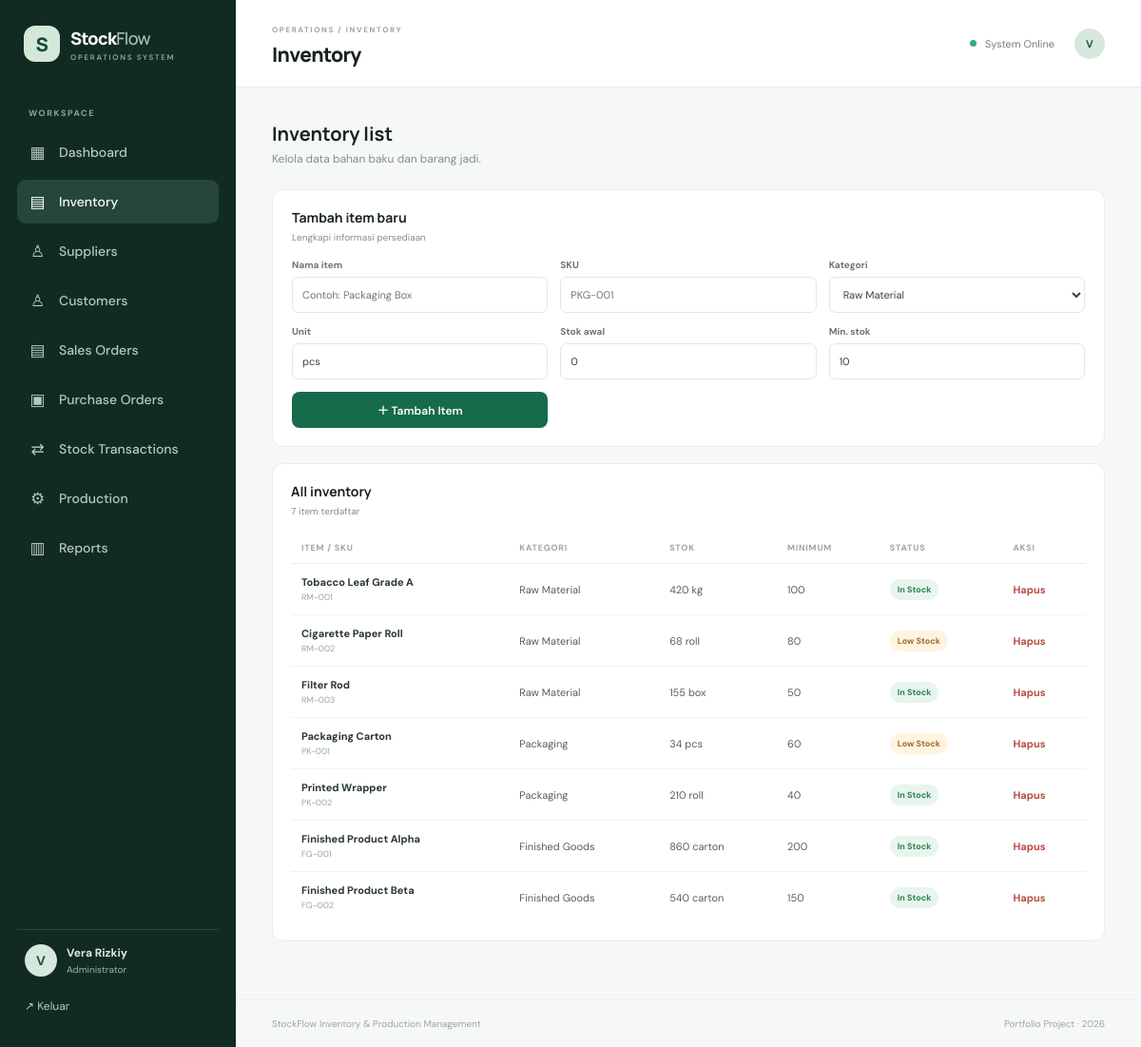
The app's page /inventory.php (signed in) with its own data.
### tables this page shows
CREATE TABLE items (
 id INT AUTO_INCREMENT PRIMARY KEY,
 name VARCHAR(150) NOT NULL,
 sku VARCHAR(50) NOT NULL UNIQUE,
 category VARCHAR(80) NOT NULL,
 unit VARCHAR(20) NOT NULL DEFAULT 'pcs',
 stock INT NOT NULL DEFAULT 0,
 min_stock INT NOT NULL DEFAULT 0,
 created_at TIMESTAMP DEFAULT CURRENT_TIMESTAMP
);

### inventory.php (the view, shortened to what this page needs)
<?php
require 'includes/auth.php'; require 'config/database.php';
$pageTitle='Inventory'; $message='';
$items=$pdo->query("SELECT * FROM items ORDER BY created_at DESC")->fetchAll();
require 'includes/header.php';
?>
<div class="page-intro"><div><h2>Inventory list</h2><p class="muted">Kelola data bahan baku dan barang jadi.</p></div></div>
<div class="panel form-panel"><div class="panel-head"><div><h3>Tambah item baru</h3><p>Lengkapi informasi persediaan</p></div></div><form method="post" class="inline-form">
<label>Nama item<input name="name" required placeholder="Contoh: Packaging Box"></label><label>SKU<input name="sku" required placeholder="PKG-001"></label><label>Kategori<select name="category"><option>Raw Material</option><option>Packaging</option><option>Finished Goods</option><option>Other</option></select></label><label>Unit<input name="unit" value="pcs" required></label><label>Stok awal<input type="number" name="stock" min="0" value="0" required></label><label>Min. stok<input type="number" name="min_stock" min="0" value="10" required></label><button class="btn primary">＋ Tambah Item</button></form></div>
<div class="panel"><div class="panel-head"><div><h3>All inventory</h3><p><?= count($items) ?> item terdaftar</p></div></div><div class="table-wrap"><table><thead><tr><th>Item / SKU</th><th>Kategori</th><th>Stok</th><th>Minimum</th><th>Status</th><th>Aksi</th></tr></thead><tbody><?php foreach($items as $i): ?><tr><td><b><?= htmlspecialchars($i['name']) ?></b><small class="subcell"><?= htmlspecialchars($i['sku']) ?></small></td><td><?= htmlspecialchars($i['category']) ?></td><td><?= number_format($i['stock']) ?> <?= htmlspecialchars($i['unit']) ?></td><td><?= number_format($i['min_stock']) ?></td><td><span class="badge <?= $i['stock']<=$i['min_stock']?'warning':'success' ?>"><?= $i['stock']<=$i['min_stock']?'Low Stock':'In Stock' ?></span></td><td><a class="text-link danger-text" href="?delete=<?= $i['id'] ?>" onclick="return confirm('Hapus item ini?')">Hapus</a></td></tr><?php endforeach; ?></tbody></table></div></div>
<?php require 'includes/footer.php'; ?>

### includes/header.php (shortened to what this page needs)
<?php
$pageTitle = $pageTitle ?? 'Dashboard';
$current = basename($_SERVER['PHP_SELF']);
?>
<!DOCTYPE html>
<html lang="id">
<head>
<link rel="stylesheet" href="assets/style.css">
</head>
<body>
<div class="app-shell">
<aside class="sidebar">
  <a class="brand" href="index.php"><span class="brand-mark">S</span><span>Stock<span class="brand-light">Flow</span><small>OPERATIONS SYSTEM</small></span></a>
  <div class="nav-label">WORKSPACE</div>
  <nav>
    <a class="<?= $current==='index.php'?'active':'' ?>" href="index.php"><span>▦</span> Dashboard</a>
    <a class="<?= $current==='inventory.php'?'active':'' ?>" href="inventory.php"><span>▤</span> Inventory</a>
    <a class="<?= $current==='suppliers.php'?'active':'' ?>" href="suppliers.php"><span>♙</span> Suppliers</a>
    <a class="<?= $current==='customers.php'?'active':'' ?>" href="customers.php"><span>♙</span> Customers</a>
    <a class="<?= $current==='sales_orders.php'?'active':'' ?>" href="sales_orders.php"><span>▤</span> Sales Orders</a>
    <a class="<?= $current==='purchase_orders.php'?'active':'' ?>" href="purchase_orders.php"><span>▣</span> Purchase Orders</a>
    <a class="<?= $current==='transactions.php'?'active':'' ?>" href="transactions.php"><span>⇄</span> Stock Transactions</a>
    <a class="<?= $current==='production.php'?'active':'' ?>" href="production.php"><span>⚙</span> Production</a>
    <a class="<?= $current==='reports.php'?'active':'' ?>" href="reports.php"><span>▥</span> Reports</a>
  </nav>
  <div class="sidebar-bottom"><div class="user-mini"><div class="avatar"><?= strtoupper(substr($_SESSION['name'] ?? 'A',0,1)) ?></div><div><b><?= htmlspecialchars($_SESSION['name'] ?? 'Administrator') ?></b><small>Administrator</small></div></div><a class="logout" href="logout.php">↗ Keluar</a></div>
</aside>
<main class="main-area">
<header class="topbar"><div><span class="eyebrow">OPERATIONS / <?= strtoupper(str_replace('.php','',$current)) ?></span><h1><?= htmlspecialchars($pageTitle) ?></h1></div><div class="topbar-right"><span class="status-dot"></span><span>System Online</span><div class="top-avatar"><?= strtoupper(substr($_SESSION['name'] ?? 'A',0,1)) ?></div></div></header>
<div class="content">

### includes/footer.php
</div>
<footer class="footer">StockFlow Inventory & Production Management <span>Portfolio Project · 2026</span></footer>
</main>
</div>
</body>
</html>

### records on screen
items: name "Tobacco Leaf Grade A", sku "RM-001", category "Raw Material", stock "420", unit "kg", min_stock "100", shows "In Stock"
items: name "Cigarette Paper Roll", sku "RM-002", category "Raw Material", stock "68", unit "roll", min_stock "80", shows "Low Stock"
items: name "Filter Rod", sku "RM-003", category "Raw Material", stock "155", unit "box", min_stock "50", shows "In Stock"
items: name "Packaging Carton", sku "PK-001", category "Packaging", stock "34", unit "pcs", min_stock "60", shows "Low Stock"
items: name "Printed Wrapper", sku "PK-002", category "Packaging", stock "210", unit "roll", min_stock "40", shows "In Stock"
items: name "Finished Product Alpha", sku "FG-001", category "Finished Goods", stock "860", unit "carton", min_stock "200", shows "In Stock"
items: name "Finished Product Beta", sku "FG-002", category "Finished Goods", stock "540", unit "carton", min_stock "150", shows "In Stock"

### other values on screen
substr($_SESSION['name'] ?? 'A',0,1) "V"
$_SESSION['name'] "Vera Rizkiy"
str_replace('.php','',$current) "INVENTORY"
$pageTitle "Inventory"
count($items) "7"
